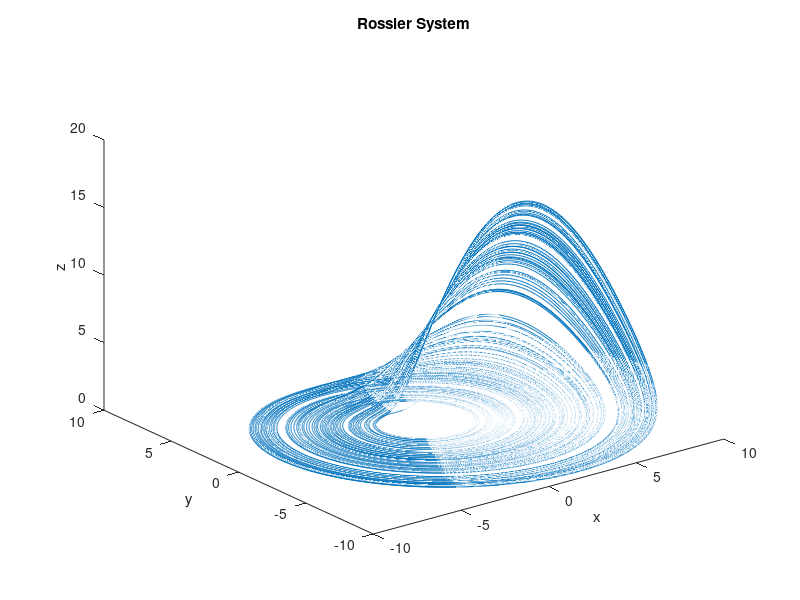

Source code (MATLAB):
%% Rossler System

% Parameters
a = 0.25;
b = 1;
c = 6;

% Lorenz equations
xp = @(x,y,z) -y-z;
yp = @(x,y,z) x + a*y;
zp = @(x,y,z) b + z*(x-c);

ic = [1; 1; 1];

% Change these to change the resolution and
% amount of trajectory plotted
dt = 0.005;
pathlength = 1000;

traj = zeros(3, floor(pathlength/dt));
traj(:,1) = ic;

for i = 2:length(traj)
        
    x = traj(1,i-1);
    y = traj(2,i-1);
    z = traj(3,i-1);
    
    % Forward Euler
%     x = x + xp(x,y,z)*dt;
%     y = y + yp(x,y,z)*dt;
%     z = z + zp(x,y,z)*dt;
    
    % RK4    
    xb = x + (1/2)*dt*xp(x,y,z);
    yb = y + (1/2)*dt*yp(x,y,z);
    zb = z + (1/2)*dt*zp(x,y,z);
    
    xc = x + (1/2)*dt*xp(xb,yb,zb);
    yc = y + (1/2)*dt*yp(xb,yb,zb);
    zc = z + (1/2)*dt*zp(xb,yb,zb);
    
    xd = x + dt*xp(xc,yc,zc);
    yd = y + dt*yp(xc,yc,zc);
    zd = z + dt*yp(xc,yc,zc);
    
    x = x + (dt/6)*(xp(x,y,z)+2*xp(xb,yb,zb)+2*xp(xc,yc,zc)+xp(xd,yd,zd));
    y = y + (dt/6)*(yp(x,y,z)+2*yp(xb,yb,zb)+2*yp(xc,yc,zc)+yp(xd,yd,zd));
    z = z + (dt/6)*(zp(x,y,z)+2*zp(xb,yb,zb)+2*zp(xc,yc,zc)+zp(xd,yd,zd));    
    
    traj(1,i) = x;
    traj(2,i) = y;
    traj(3,i) = z;
    
end


xs = traj(1,:);
ys = traj(2,:);
zs = traj(3,:);

plot3(xs,ys,zs);
xlabel('x');
ylabel('y');
zlabel('z');
title('Rossler System');